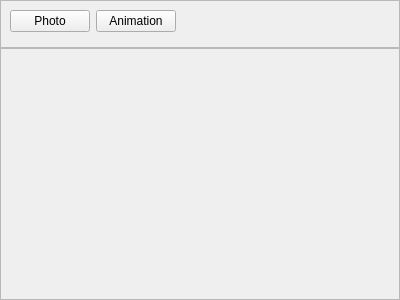
<?xml version="1.0" encoding="UTF-8"?>
<ui version="4.0">
 <class>GWindowQtForm</class>
 <widget class="QWidget" name="GWindowQtForm">
  <property name="geometry">
   <rect>
    <x>0</x>
    <y>0</y>
    <width>400</width>
    <height>300</height>
   </rect>
  </property>
  <property name="windowTitle">
   <string>Form</string>
  </property>
  <layout class="QGridLayout" name="gridLayout_2" rowstretch="0,1" rowminimumheight="0,1">
   <property name="leftMargin">
    <number>0</number>
   </property>
   <property name="topMargin">
    <number>0</number>
   </property>
   <property name="rightMargin">
    <number>0</number>
   </property>
   <property name="bottomMargin">
    <number>0</number>
   </property>
   <property name="spacing">
    <number>0</number>
   </property>
   <item row="0" column="0">
    <widget class="QFrame" name="frame">
     <property name="frameShape">
      <enum>QFrame::StyledPanel</enum>
     </property>
     <property name="frameShadow">
      <enum>QFrame::Raised</enum>
     </property>
     <layout class="QGridLayout" name="gridLayout">
      <item row="0" column="1">
       <widget class="QPushButton" name="m_animateButton">
        <property name="text">
         <string>Animation</string>
        </property>
       </widget>
      </item>
      <item row="0" column="0">
       <widget class="QPushButton" name="m_photoButton">
        <property name="text">
         <string>Photo</string>
        </property>
       </widget>
      </item>
      <item row="0" column="2" rowspan="2">
       <spacer name="horizontalSpacer">
        <property name="orientation">
         <enum>Qt::Horizontal</enum>
        </property>
        <property name="sizeHint" stdset="0">
         <size>
          <width>40</width>
          <height>20</height>
         </size>
        </property>
       </spacer>
      </item>
     </layout>
    </widget>
   </item>
   <item row="1" column="0">
    <widget class="QFrame" name="frame_2">
     <property name="frameShape">
      <enum>QFrame::StyledPanel</enum>
     </property>
     <property name="frameShadow">
      <enum>QFrame::Raised</enum>
     </property>
     <layout class="QGridLayout" name="gridLayout_3">
      <property name="leftMargin">
       <number>0</number>
      </property>
      <property name="topMargin">
       <number>0</number>
      </property>
      <property name="rightMargin">
       <number>0</number>
      </property>
      <property name="bottomMargin">
       <number>0</number>
      </property>
      <property name="spacing">
       <number>0</number>
      </property>
      <item row="0" column="0">
       <widget class="GWindowQtFormGL" name="m_glWindow" native="true"/>
      </item>
     </layout>
    </widget>
   </item>
  </layout>
 </widget>
 <customwidgets>
  <customwidget>
   <class>GWindowQtFormGL</class>
   <extends>QWidget</extends>
   <header>GWindowQtFormGL.h</header>
   <container>1</container>
  </customwidget>
 </customwidgets>
 <resources/>
 <connections/>
</ui>
